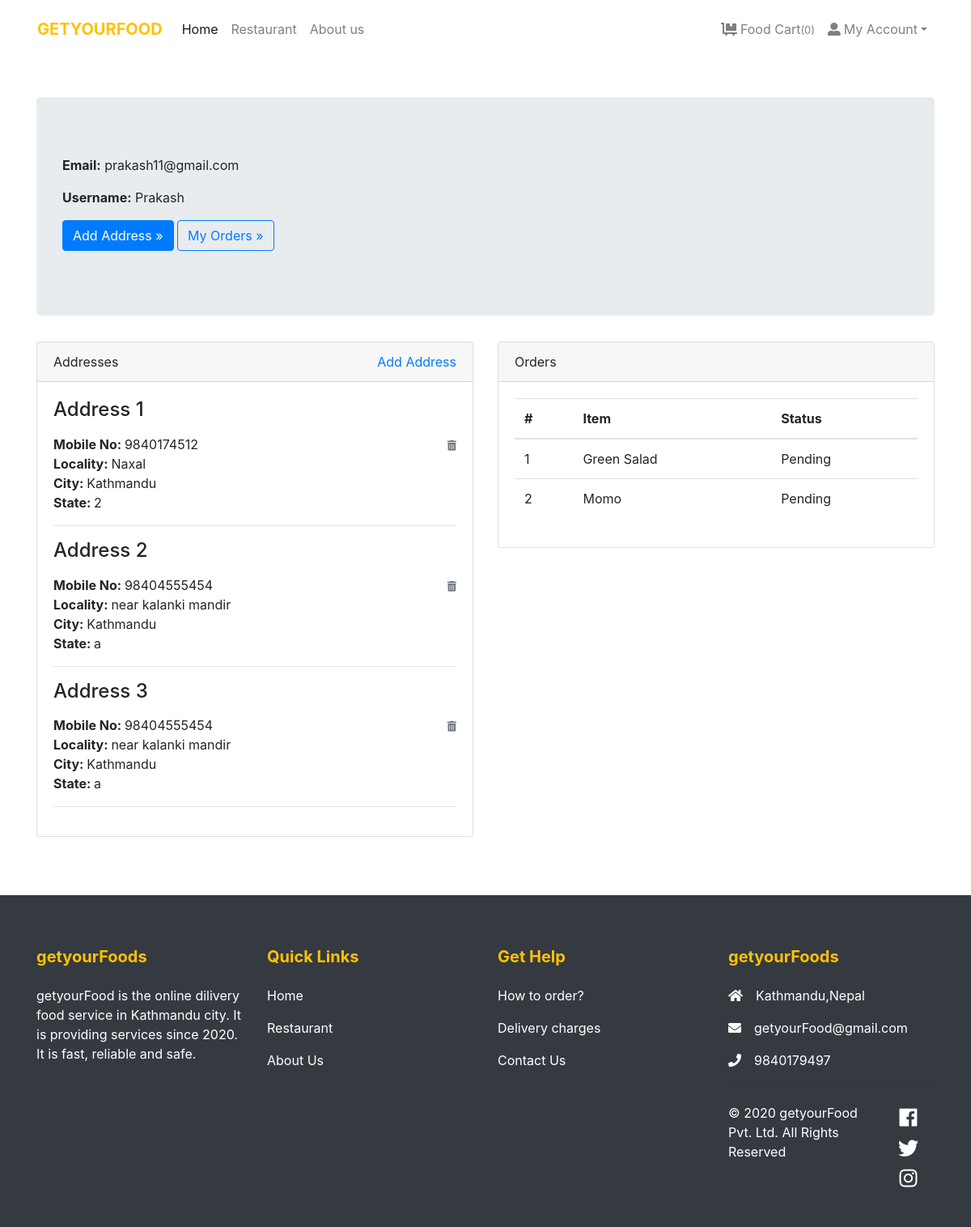
Screenshot of /accounts/profile/ (signed in) with the database file from the repository.
### store/models.py (models this page shows, shortened)
class Address(models.Model):
    user = models.ForeignKey(User, verbose_name="User", on_delete=models.CASCADE)
    mobile = models.CharField(max_length=150, null=True, verbose_name="mobile")
    locality = models.CharField(max_length=150, verbose_name="Nearest Location")
    city = models.CharField(max_length=150, verbose_name="City")
    state = models.CharField(max_length=150, verbose_name="State")

class Order(models.Model):
    user = models.ForeignKey(User, verbose_name="User", on_delete=models.CASCADE)
    address = models.ForeignKey(Address, verbose_name="Shipping Address", on_delete=models.CASCADE)
    product = models.ForeignKey(Product, verbose_name="Product", on_delete=models.CASCADE)
    quantity = models.PositiveIntegerField(verbose_name="Quantity")
    ordered_date = models.DateTimeField(auto_now_add=True, verbose_name="Ordered Date")
    status = models.CharField(
        choices=STATUS_CHOICES,
        max_length=50,
        default="Pending"
        )

class Product(models.Model):
    title = models.CharField(max_length=150, verbose_name="Product Title")
    slug = models.SlugField(max_length=160, verbose_name="Product Slug")
    product_image = models.ImageField(upload_to='product', blank=True, null=True, verbose_name="Product Image")
    price = models.DecimalField(max_digits=8, decimal_places=2)
    category = models.ForeignKey(Category, verbose_name="Product Categoy", on_delete=models.CASCADE)
    is_active = models.BooleanField(verbose_name="Is Active?")
    is_featured = models.BooleanField(verbose_name="Is Featured?")
    created_at = models.DateTimeField(auto_now_add=True, verbose_name="Created Date")
    updated_at = models.DateTimeField(auto_now=True, verbose_name="Updated Date")
    class Meta:
        verbose_name_plural = 'Products'
        ordering = ('-created_at', )

### store/views.py (the view)
# urls.py: path('accounts/profile/', views.profile, name="profile"),
@login_required
def profile(request):
    addresses = Address.objects.filter(user=request.user)
    orders = Order.objects.filter(user=request.user)
    return render(request, 'account/profile.html', {'addresses':addresses, 'orders':orders})

### store/context_preprocessors.py (called while the page is built)
def store_menu(request):
    categories = Category.objects.filter(is_active=True)
    context = {
        'categories_menu': categories,
    }
    return context

def cart_menu(request):
    if request.user.is_authenticated:
        cart_items= Cart.objects.filter(user=request.user)
        context = {
            'cart_items': cart_items,
        }
    else:
        context = {}
    return context

### templates/account/profile.html (shortened to what this page needs)
{% extends 'base.html' %}
{% load static %}
    {% block content %}
      <div class="container py-5">
        <div class="jumbotron">
          <p><strong>Email:</strong> {{request.user.email}}</p>
          <p><strong>Username:</strong> {{request.user.username}}</p>
          <p><a class="btn btn-primary btn-large" href="{% url 'store:add-address' %}">Add Address »</a> <a class="btn btn-outline-primary btn-large" href="#">My Orders »</a></p>
        </div>
        <div class="row">
          <div class="col-lg-6">
            <div class="card mb-4" id="headings">
              <div class="card-header">Addresses <span class="float-right"><a href="{% url 'store:add-address' %}">Add Address</a></span></div>
              <div class="card-body">
                {% if addresses %}
                    {% for address in addresses %}
                        <h4 class="mb-3">Address {{forloop.counter}}</h4>
                        <span class="float-right"><a href="{% url 'store:remove-address' address.id %}"><i class="fas fa-trash-alt small text-muted"></i></a></span>
                        <p>
                            <strong>Mobile No: </strong>{{address.mobile}} <br>
                            <strong>Locality: </strong>{{address.locality}} <br>
                            <strong>City: </strong>{{address.city}} <br>
                            <strong>State: </strong>{{address.state}} <br>
                        </p>
                        <hr>
                    {% endfor %}
                {% else %}
                <div class="text-danger">
                  Address not Added.
                </div>
                {% endif %}
              </div>
            </div>
          </div>
          <div class="col-lg-6">
            <div class="card mb-4" id="tables">
              <div class="card-header">Orders</div>
              <div class="card-body">
                <table class="table table-hover">
                  <thead>
                    <tr>
                      <th>#</th>
                      <th>Item</th>
                      <th>Status</th>
                    </tr>
                  </thead>
                  <tbody>
                    {% if orders %}
                      {% for order in orders %}
                        <tr>
                          <td>{{forloop.counter}}</td>
                          <td>{{order.product.title}}</td>
                          <td>
                            {{order.status}}
                          </td>
                        </tr>
                      {% endfor %}
                    {% else %}
                    <tr>
                      <td class="text-danger" colspan="3">You've not Ordered anything yet.</td>
                    </tr>
                    {% endif %}
                  </tbody>
                </table>
              </div>
            </div>
          </div>
        </div>
      </div>
{% endblock content %}

### rows the page displays
Address: mobile "9840174512", locality "Naxal", city "Kathmandu", state "2"
Address: mobile "98404555454", locality "near kalanki mandir", city "Kathmandu", state "a"
Address: mobile "98404555454", locality "near kalanki mandir", city "Kathmandu", state "a"
Order: product "Green Salad", status "Pending"
Order: product "Momo", status "Pending"

### other values shown
{{ cart_items.count }} "0"
{{ request.user.email }} "prakash11@gmail.com"
{{ request.user.username }} "Prakash"
